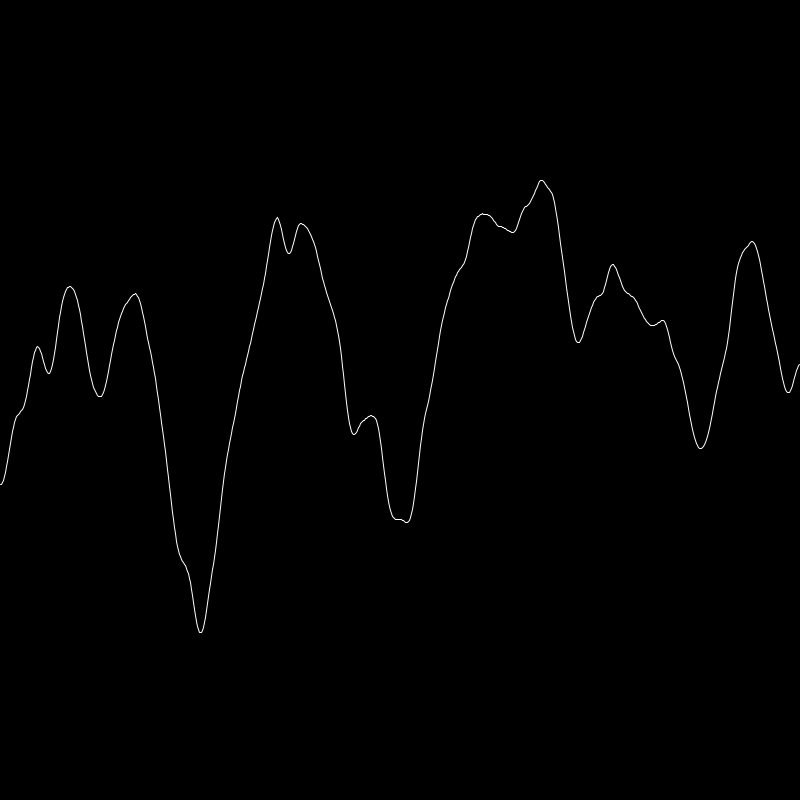
Frame 1 (no input)
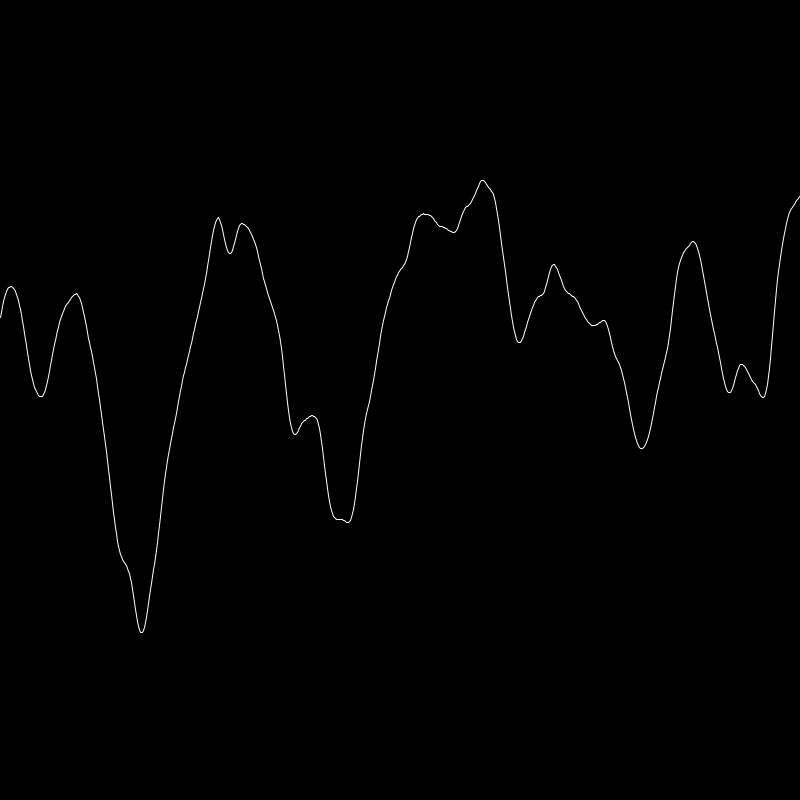
Frame 60 (the mouse pressed at the canvas centre just before this capture)
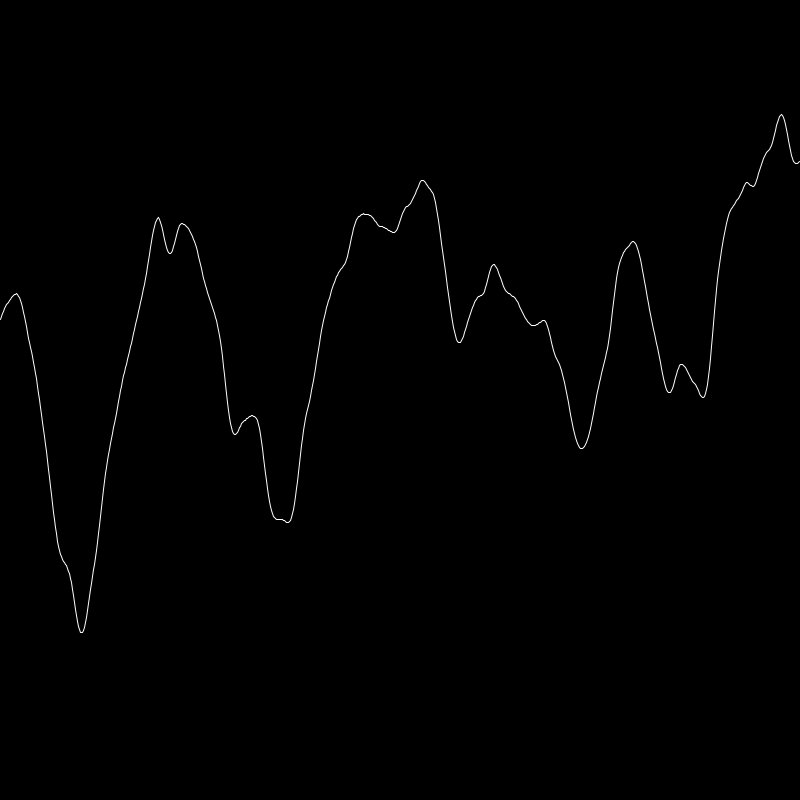
Frame 120 (the mouse held since frame 60 and released just before this capture)

The Processing sketch that drew these frames (run headless with seeded random() and noise(); from frame 60 on, the mouse is pressed at the canvas centre):

// Processing sketch: build
// ── build.pde
int stageW      = 800;
int stageH      = 800;
color bgC       = #000000;
String dataPATH = "../../data";

// ================================================================

void settings(){ 
	size(stageW, stageH);

}

// ================================================================

void setup() {
	background(bgC);

}

// ================================================================

float inc = 0.01;
float start = 0;

// ================================================================
void draw() {
	background(bgC);
	noFill();
	stroke(255);
	float xoff1 = start;
	// ================================================================
	beginShape();
	for (int x = 0; x < width; ++x) {
		float y = map(noise(xoff1), 0, 1, 0, height);
		xoff1 += inc;	
		vertex(x, y);
	}
	endShape();

	start += inc;
}
